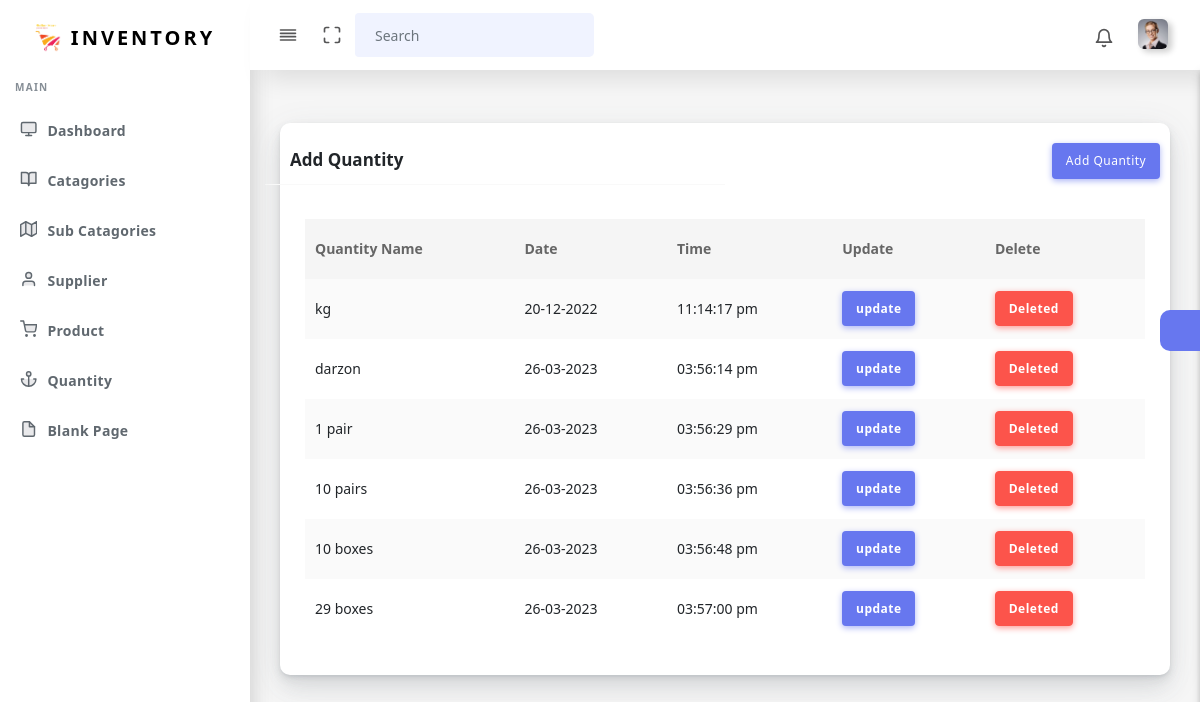
The page /view_Quntity.php (signed in) on the database its author committed.
### tables this page shows
CREATE TABLE `quantity_data` (
  `qid` bigint(255) NOT NULL,
  `qname` varchar(255) NOT NULL,
  `qdate` varchar(255) NOT NULL,
  `qtime` varchar(255) NOT NULL
);

### view_Quntity.php (the view, shortened to what this page needs)
<?php
   include "./include/header.php";
   include "./include/connection.php";
?>
<body>
    <div id="app">
        <div class="main-wrapper main-wrapper-1">
            <div class="navbar-bg"></div>
            <?php
        include "./include/navebar.php";
      ?>
            <div class="main-sidebar sidebar-style-2">
                <?php
        include "./include/aside.php"
      ?>
            </div>
            <div class="main-content">
                <section class="section">
                    <div class="section-body">
                        <div class="row">
                            <div class="col-12 col-md-12 col-lg-12">
                                <div class="card">
                                    <div class="row">
                                        <div class="card-header col-6 ">
                                            <h4>Add Quantity</h4>
                                        </div>
                                        <div class="card-footer col-6 text-right ">
                                            <button name="submit" class="btn btn-primary  "> <a href="./add-Quntity.php"
                                                    class="text-white"> Add Quantity
                                                </a></button>
                                        </div>
                                    </div>
                                    <div class="card-body">
                                        <div class="table-responsive">
                                            <table class="table table-striped table-hover" id="tableExport"
                                                style="width:100%;">
                                                <thead>
                                                    <tr>
                                                        <th>Quantity Name</th>
                                                        <th>Date</th>
                                                        <th>Time</th>
                                                        <th>Update</th>
                                                        <th>Delete</th>
                                                    </tr>
                                                </thead>
                                                <tbody>
                                                    <?php
                                                        $qsql="SELECT * FROM `quantity_data`";
                                                        $qrun=mysqli_query($conn,$qsql);
                                                        while($qfet=mysqli_fetch_assoc($qrun)){
                                                            ?>
                                                    <tr>
                                                        <td><?php echo $qfet['qname']?></td>
                                                        <td><?php echo $qfet['qdate']?></td>
                                                        <td><?php echo $qfet['qtime']?></td>
                                                        <td><a href="update-quantity.php?up=<?php echo $qfet['qid']?>"
                                                                class="btn btn-primary"> update</a></td>
                                                        <td><a href="deleted-quantity.php?del=<?php echo $qfet['qid']?>"
                                                                class="btn btn-danger"> Deleted</a></td>
                                                    </tr>
                                                    <?php
                                                        }
                                                    ?>
                                                </tbody>
                                            </table>
                                        </div>
                                    </div>
                                </div>
                            </div>
                        </div>
                    </div>
                </section>
                <div class="settingSidebar">
                    <a href="javascript:void(0)" class="settingPanelToggle"> <i class="fa fa-spin fa-cog"></i>
                    </a>
                </div>
            </div>
        </div>
    </div>
</body>
</html>

### rows shown on the page
quantity_data: qname "kg", qdate "20-12-2022", qtime "11:14:17 pm"
quantity_data: qname "darzon", qdate "26-03-2023", qtime "03:56:14 pm"
quantity_data: qname "1 pair", qdate "26-03-2023", qtime "03:56:29 pm"
quantity_data: qname "10 pairs", qdate "26-03-2023", qtime "03:56:36 pm"
quantity_data: qname "10 boxes", qdate "26-03-2023", qtime "03:56:48 pm"
quantity_data: qname "29 boxes", qdate "26-03-2023", qtime "03:57:00 pm"
